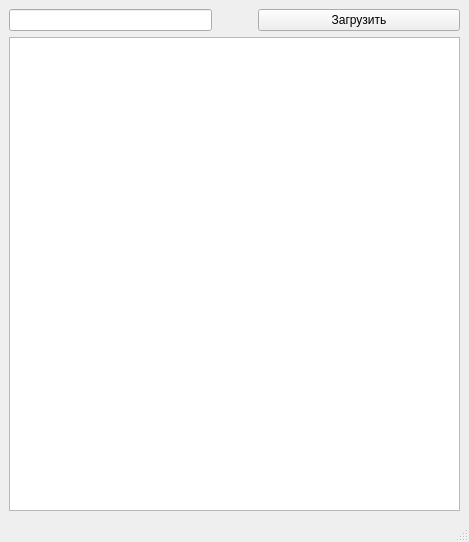
<?xml version="1.0" encoding="UTF-8"?>
<ui version="4.0">
 <class>MainWindow</class>
 <widget class="QMainWindow" name="MainWindow">
  <property name="geometry">
   <rect>
    <x>0</x>
    <y>0</y>
    <width>469</width>
    <height>542</height>
   </rect>
  </property>
  <property name="windowTitle">
   <string>MainWindow</string>
  </property>
  <widget class="QWidget" name="centralwidget">
   <layout class="QVBoxLayout" name="verticalLayout_2">
    <item>
     <layout class="QVBoxLayout" name="verticalLayout">
      <item>
       <layout class="QHBoxLayout" name="horizontalLayout">
        <item>
         <widget class="QLineEdit" name="file_name">
          <property name="sizePolicy">
           <sizepolicy hsizetype="Preferred" vsizetype="Fixed">
            <horstretch>0</horstretch>
            <verstretch>0</verstretch>
           </sizepolicy>
          </property>
          <property name="styleSheet">
           <string notr="true">font: 14pt &quot;MS Shell Dlg 2&quot;;</string>
          </property>
         </widget>
        </item>
        <item>
         <spacer name="horizontalSpacer">
          <property name="orientation">
           <enum>Qt::Horizontal</enum>
          </property>
          <property name="sizeType">
           <enum>QSizePolicy::Fixed</enum>
          </property>
          <property name="sizeHint" stdset="0">
           <size>
            <width>40</width>
            <height>20</height>
           </size>
          </property>
         </spacer>
        </item>
        <item>
         <widget class="QPushButton" name="load">
          <property name="styleSheet">
           <string notr="true">font: 14pt &quot;MS Shell Dlg 2&quot;;</string>
          </property>
          <property name="text">
           <string>Загрузить</string>
          </property>
         </widget>
        </item>
       </layout>
      </item>
      <item>
       <layout class="QHBoxLayout" name="horizontalLayout_2">
        <item>
         <widget class="QTextEdit" name="textEdit"/>
        </item>
       </layout>
      </item>
     </layout>
    </item>
   </layout>
  </widget>
  <widget class="QMenuBar" name="menubar">
   <property name="geometry">
    <rect>
     <x>0</x>
     <y>0</y>
     <width>469</width>
     <height>26</height>
    </rect>
   </property>
  </widget>
  <widget class="QStatusBar" name="statusbar"/>
 </widget>
 <resources/>
 <connections/>
</ui>
